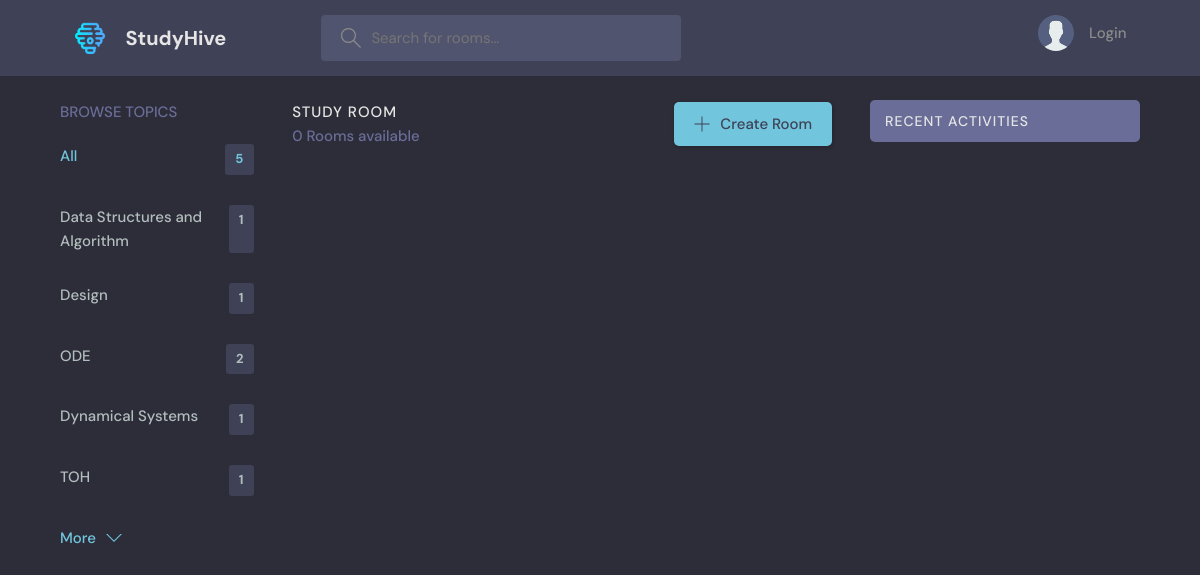
Before: /?q=HTML with the older database file.
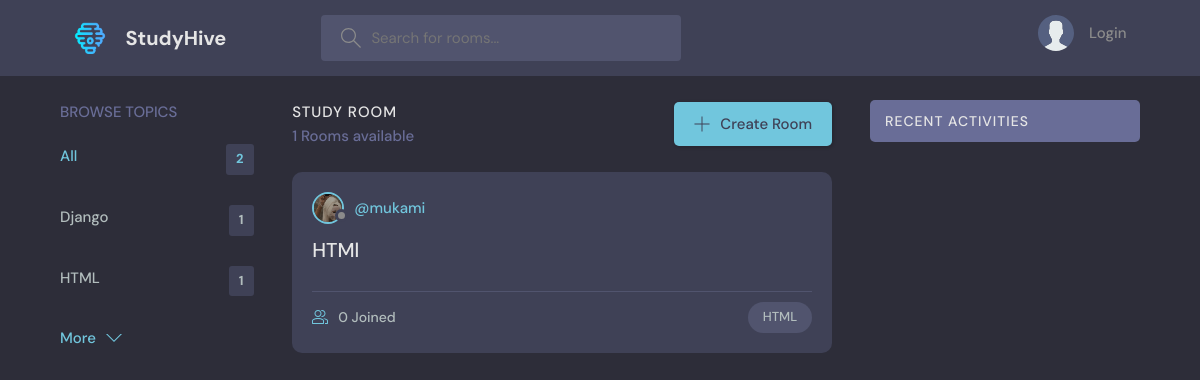
After: the same page with the newer database file.
### base/models.py (models this page shows, shortened)
class Topic(models.Model):
    name = models.CharField(max_length=200)

class Room(models.Model):
    host = models.ForeignKey(User, on_delete=models.SET_NULL, null=True)
    topic = models.ForeignKey(Topic, on_delete=models.SET_NULL, null=True)
    name = models.CharField(max_length=200)
    description = models.TextField(null=True, blank=True)
    participants = models.ManyToManyField(User, related_name='participants', blank=True)
    updated_at = models.DateTimeField(auto_now=True)
    created_at = models.DateTimeField(auto_now_add=True)
    class Meta:
        ordering = ['-updated_at', '-created_at']

class User(AbstractUser):
    name=models.CharField(max_length=200, null=True)
    email = models.EmailField(unique=True, null=True)
    bio = models.TextField(null=True)
    avatar = models.ImageField(null=True, default="avatar.svg")
    USERNAME_FIELD = 'email'
    REQUIRED_FIELDS = []

### base/views.py (the view)
# urls.py: path('', views.home, name="home"),
def home(request):
    q = request.GET.get('q') if request.GET.get('q') != None else ''
    rooms = Room.objects.filter(
        Q(topic__name__icontains=q) |
        Q(name__icontains=q)|
        Q(description__icontains=q))#queries to retrieve rooms with certain topics, names, or description
    topics = Topic.objects.all()[0:5] #query to retrieve all topics
    room_count = rooms.count()
    room_messages = Message.objects.filter(Q(room__topic__name__icontains=q))
    context = {"rooms": rooms, "topics": topics, "room_count": room_count, "room_messages": room_messages}
    return render(request, 'base/home.html', context)

### base/templates/base/home.html (shortened to what this page needs)
{% extends 'main.html' %} {% block content %}
<main class="layout layout--3">
  <div class="container">
    {% include 'base/topics_component.html' %}
    <div class="roomList">
      <div class="roomList__header">
        <div>
          <h2>Study Room</h2>
          <p>{{room_count}} Rooms available</p>
        </div>
        <a class="btn btn--main" href="{% url 'create-room' %}">
          <svg
            version="1.1"
            xmlns="http://www.w3.org/2000/svg"
            width="32"
            height="32"
            viewBox="0 0 32 32"
          >
            <title>add</title>
            <path
              d="M16.943 0.943h-1.885v14.115h-14.115v1.885h14.115v14.115h1.885v-14.115h14.115v-1.885h-14.115v-14.115z"
            ></path>
          </svg>
          Create Room
        </a>
      </div>
      {% include 'base/feed_component.html' %}
    </div>
    {% include 'base/activity_component.html' %}
  </div>
</main>
{%endblock%}

### base/templates/base/topics_component.html
<div class="topics">
  <div class="topics__header">
    <h2>Browse Topics</h2>
  </div>
  <ul class="topics__list">
    <li>
      <a href="{% url 'home' %}" class="active"
        >All <span>{{ topics.count }}</span></a
      >
    </li>
    {% for topic in topics %}
    <li>
      <a href="{% url 'home' %}?q={{topic.name}}"
        >{{topic.name}}<span>{{ topic.room_set.all.count }}</span></a
      >
    </li>
    {% endfor %}
  </ul>
  <a class="btn btn--link" href="{% url 'topics' %}">
    More
    <svg
      version="1.1"
      xmlns="http://www.w3.org/2000/svg"
      width="32"
      height="32"
      viewBox="0 0 32 32"
    >
      <title>chevron-down</title>
      <path d="M16 21l-13-13h-3l16 16 16-16h-3l-13 13z"></path>
    </svg>
  </a>
</div>

### base/templates/base/feed_component.html (shortened to what this page needs)
{% for room in rooms %}
<div class="roomListRoom">
  <div class="roomListRoom__header">
    <a
      href="{% url 'user-profile' room.host.id %}"
      class="roomListRoom__author"
    >
      <div class="avatar avatar--small">
        <img src="{{room.host.avatar.url}}" />
      </div>
      <span>@{{room.host.username}}</span>
    </a>
  </div>
  <div class="roomListRoom__content">
    <a href="{% url 'room' room.id %}">{{ room.name }}</a>
  </div>
  <div class="roomListRoom__meta">
    <a href="{% url 'room' room.id %}" class="roomListRoom__joined">
      {{room.participants.all.count}} Joined
    </a>
    <p class="roomListRoom__topic">{{room.topic.name}}</p>
  </div>
</div>
{% endfor %}

Changed rows visible on the page:
removed Topic: name "ODE", room_set.all.count "2"
removed Topic: name "Dynamical Systems", room_set.all.count "1"
removed Topic: name "TOH", room_set.all.count "1"
changed Topic id 1: name "Data Structures and Algorithm" → "Django"
changed Topic: name "Design" → "HTML"
added Room: host.avatar (picture), host.username "mukami", name "HTMl", participants.all.count "0", topic.name "HTML"
Other visible differences:
{{ topics.count }}: "5" → "2"
{{ room_count }}: "0" → "1"
